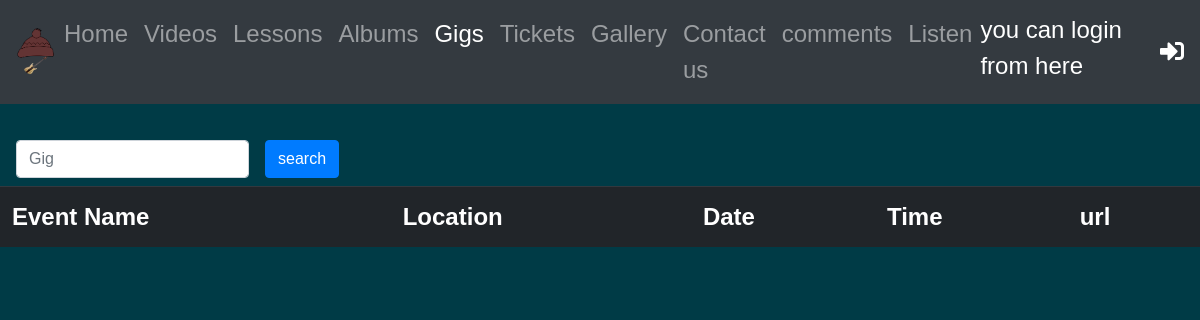
The page /gigs.php on the database as committed earlier.
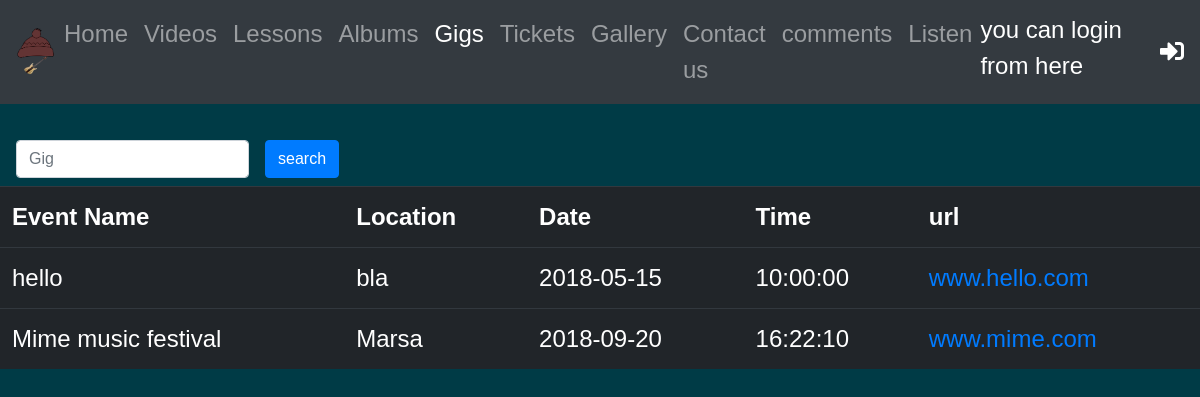
The same page on the database as committed later.
### tables this page shows
CREATE TABLE `gigs` (
  `Gig_id` int(20) NOT NULL,
  `Location` varchar(50) NOT NULL,
  `Date` date NOT NULL,
  `Time` time NOT NULL,
  `Event_name` varchar(30) NOT NULL,
  `url` varchar(255) NOT NULL
);

### gigs.php (the view, shortened to what this page needs)
<!DOCTYPE html>
<html lang="en">
  <head>
    <link rel="stylesheet" href="https://stackpath.bootstrapcdn.com/bootstrap/4.1.0/css/bootstrap.min.css">
    <link rel="stylesheet" href="https://use.fontawesome.com/releases/v5.0.10/css/all.css">
    <link rel="stylesheet" type="text/css"  href="style/style.css">
  </head>
  <body>
            <nav class="navbar navbar-expand-lg navbar-dark bg-dark">
          <img src="images/logo.png" width="40px">
          <div class="collapse navbar-collapse" id="navbarText">
            <ul class="navbar-nav mr-auto">
              <li class="nav-item">
          <a class="nav-link" href="index.php">Home</a>
      </li>
      <li class="nav-item">
        <a class="nav-link" href="videos.php">Videos</a>
      </li>
      <li class="nav-item">
        <a class="nav-link" href="lessons.php">Lessons</a>
      </li>
      <li class="nav-item">
        <a class="nav-link" href="albums.php">Albums</a>
      </li>
                  <li class="nav-item active">
        <a class="nav-link" href="gigs.php">Gigs</a>
      </li>
             <li class="nav-item">
        <a class="nav-link" href="tickets.php">Tickets</a>
      </li>
       <li class="nav-item">
        <a class="nav-link" href="gallery.php">Gallery</a>
      </li>
       <li class="nav-item">
        <a class="nav-link" href="contactus.php">Contact us</a>
      </li>                                           <li class="nav-item">
        <a class="nav-link" href="comments.php">comments</a>
      </li>
                                            <li class="nav-item">
        <a class="nav-link" href="https://open.spotify.com/artist/0A51LEnyTnXX33IyuwM0Ts">Listen</a>
                </li></ul>
          </div>
                            <?php
              if(isset($_SESSION['username'])){
                echo '<div class=" mb-2 text-white ">'.$_SESSION['username']."</div>";
                   echo '
         <a href="logout.php"><i class="fas fa-sign-in-alt"></i> </a>
        ';
            }else{echo'<div class="mb-2 text-white ">you can login from here</div>';
                 echo'
         <a href="login.php"> <i class="fas fa-sign-in-alt"></i></a>
        ';} ?>
        </nav>
        <br/>
        <form class="form-inline" method="post" action="">
  <div class="form-group mx-sm-3 mb-2">
    <input type="text" class="form-control" id="gig" placeholder="Gig" name="gig">
  </div>
  <button type="submit" class="btn btn-primary mb-2" name="submit">search</button>
</form>
<?php
        $conn = mysqli_connect( "localhost", "root","","artist_site","3306");
if(isset($_POST['submit'])){
                  $gig = $_POST['gig'];
                 $result = mysqli_query($conn,"SELECT * FROM gigs WHERE Event_name LIKE '%".$gig."%'");
}
      else{
  $result = mysqli_query($conn,"SELECT * FROM gigs");
      }
echo "<table class='table table-dark'>
<tr>
<th>Event Name</th>
<th>Location</th>
<th>Date</th>
<th>Time</th>
<th>url</th>
</tr>";
while($row = mysqli_fetch_array($result))
{
echo "<tr>";
echo "<td>" . $row['Event_name'] . "</td>";
echo "<td>" . $row['Location'] . "</td>";
echo "<td>" . $row['Date'] . "</td>";
echo "<td>".$row['Time'] . "</td>";
    echo '<td><a href="'.$row['url'] . '">'.$row['url'].'</td>';
echo "</tr>";
}
echo "</table>";
      ?>
  </body>
</html>

Rows that differ between the two databases and show on the page:
added gigs: Event_name "hello", Location "bla", Date "2018-05-15", Time "10:00:00", url "www.hello.com"
added gigs: Event_name "Mime music festival", Location "Marsa", Date "2018-09-20", Time "16:22:10", url "www.mime.com"
